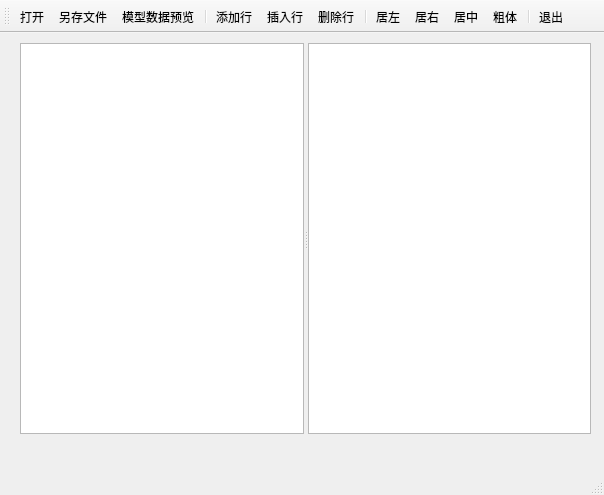
<?xml version="1.0" encoding="UTF-8"?>
<ui version="4.0">
 <class>MainWindow</class>
 <widget class="QMainWindow" name="MainWindow">
  <property name="geometry">
   <rect>
    <x>0</x>
    <y>0</y>
    <width>604</width>
    <height>495</height>
   </rect>
  </property>
  <property name="windowTitle">
   <string>MainWindow</string>
  </property>
  <widget class="QWidget" name="centralwidget">
   <widget class="QSplitter" name="splitter">
    <property name="geometry">
     <rect>
      <x>20</x>
      <y>10</y>
      <width>571</width>
      <height>391</height>
     </rect>
    </property>
    <property name="orientation">
     <enum>Qt::Horizontal</enum>
    </property>
    <widget class="QTableView" name="tableView"/>
    <widget class="QPlainTextEdit" name="plainTextEdit">
     <property name="lineWrapMode">
      <enum>QPlainTextEdit::NoWrap</enum>
     </property>
    </widget>
   </widget>
  </widget>
  <widget class="QStatusBar" name="statusbar"/>
  <widget class="QToolBar" name="toolBar">
   <property name="windowTitle">
    <string>toolBar</string>
   </property>
   <property name="toolButtonStyle">
    <enum>Qt::ToolButtonTextUnderIcon</enum>
   </property>
   <attribute name="toolBarArea">
    <enum>TopToolBarArea</enum>
   </attribute>
   <attribute name="toolBarBreak">
    <bool>false</bool>
   </attribute>
   <addaction name="actOpen"/>
   <addaction name="actSave"/>
   <addaction name="actModelData"/>
   <addaction name="separator"/>
   <addaction name="actAppend"/>
   <addaction name="actInsert"/>
   <addaction name="actDelete"/>
   <addaction name="separator"/>
   <addaction name="actAlignLeft"/>
   <addaction name="actAlignRight"/>
   <addaction name="actAlignCenter"/>
   <addaction name="actFontBold"/>
   <addaction name="separator"/>
   <addaction name="actExit"/>
  </widget>
  <action name="actOpen">
   <property name="icon">
    <iconset resource="res.qrc">
     <normaloff>:/icons/open.bmp</normaloff>:/icons/open.bmp</iconset>
   </property>
   <property name="text">
    <string>打开</string>
   </property>
  </action>
  <action name="actSave">
   <property name="icon">
    <iconset resource="res.qrc">
     <normaloff>:/icons/save.bmp</normaloff>:/icons/save.bmp</iconset>
   </property>
   <property name="text">
    <string>另存文件</string>
   </property>
   <property name="toolTip">
    <string>表格内容另存为文件</string>
   </property>
  </action>
  <action name="actAppend">
   <property name="icon">
    <iconset resource="res.qrc">
     <normaloff>:/icons/append.bmp</normaloff>:/icons/append.bmp</iconset>
   </property>
   <property name="text">
    <string>添加行</string>
   </property>
   <property name="toolTip">
    <string>添加一行</string>
   </property>
  </action>
  <action name="actInsert">
   <property name="icon">
    <iconset resource="res.qrc">
     <normaloff>:/icons/insert.bmp</normaloff>:/icons/insert.bmp</iconset>
   </property>
   <property name="text">
    <string>插入行</string>
   </property>
   <property name="toolTip">
    <string>插入一行</string>
   </property>
  </action>
  <action name="actDelete">
   <property name="icon">
    <iconset resource="res.qrc">
     <normaloff>:/icons/delete.bmp</normaloff>:/icons/delete.bmp</iconset>
   </property>
   <property name="text">
    <string>删除行</string>
   </property>
   <property name="toolTip">
    <string>删除当前行</string>
   </property>
  </action>
  <action name="actExit">
   <property name="icon">
    <iconset resource="res.qrc">
     <normaloff>:/icons/exit.bmp</normaloff>:/icons/exit.bmp</iconset>
   </property>
   <property name="text">
    <string>退出</string>
   </property>
  </action>
  <action name="actModelData">
   <property name="icon">
    <iconset resource="res.qrc">
     <normaloff>:/icons/import.bmp</normaloff>:/icons/import.bmp</iconset>
   </property>
   <property name="text">
    <string>模型数据预览</string>
   </property>
   <property name="toolTip">
    <string>数据模型显示到文本框里</string>
   </property>
  </action>
  <action name="actAlignLeft">
   <property name="icon">
    <iconset resource="res.qrc">
     <normaloff>:/icons/alignleft.bmp</normaloff>:/icons/alignleft.bmp</iconset>
   </property>
   <property name="text">
    <string>居左</string>
   </property>
   <property name="toolTip">
    <string>文本左对齐</string>
   </property>
  </action>
  <action name="actAlignRight">
   <property name="icon">
    <iconset resource="res.qrc">
     <normaloff>:/icons/alignright.bmp</normaloff>:/icons/alignright.bmp</iconset>
   </property>
   <property name="text">
    <string>居右</string>
   </property>
   <property name="toolTip">
    <string>文本右对齐</string>
   </property>
  </action>
  <action name="actAlignCenter">
   <property name="icon">
    <iconset resource="res.qrc">
     <normaloff>:/icons/aligncenter.bmp</normaloff>:/icons/aligncenter.bmp</iconset>
   </property>
   <property name="text">
    <string>居中</string>
   </property>
   <property name="toolTip">
    <string>文本剧中对齐</string>
   </property>
  </action>
  <action name="actFontBold">
   <property name="checkable">
    <bool>true</bool>
   </property>
   <property name="icon">
    <iconset resource="res.qrc">
     <normaloff>:/icons/bld.bmp</normaloff>:/icons/bld.bmp</iconset>
   </property>
   <property name="text">
    <string>粗体</string>
   </property>
   <property name="toolTip">
    <string>粗体字体</string>
   </property>
  </action>
 </widget>
 <resources>
  <include location="res.qrc"/>
 </resources>
 <connections/>
</ui>
